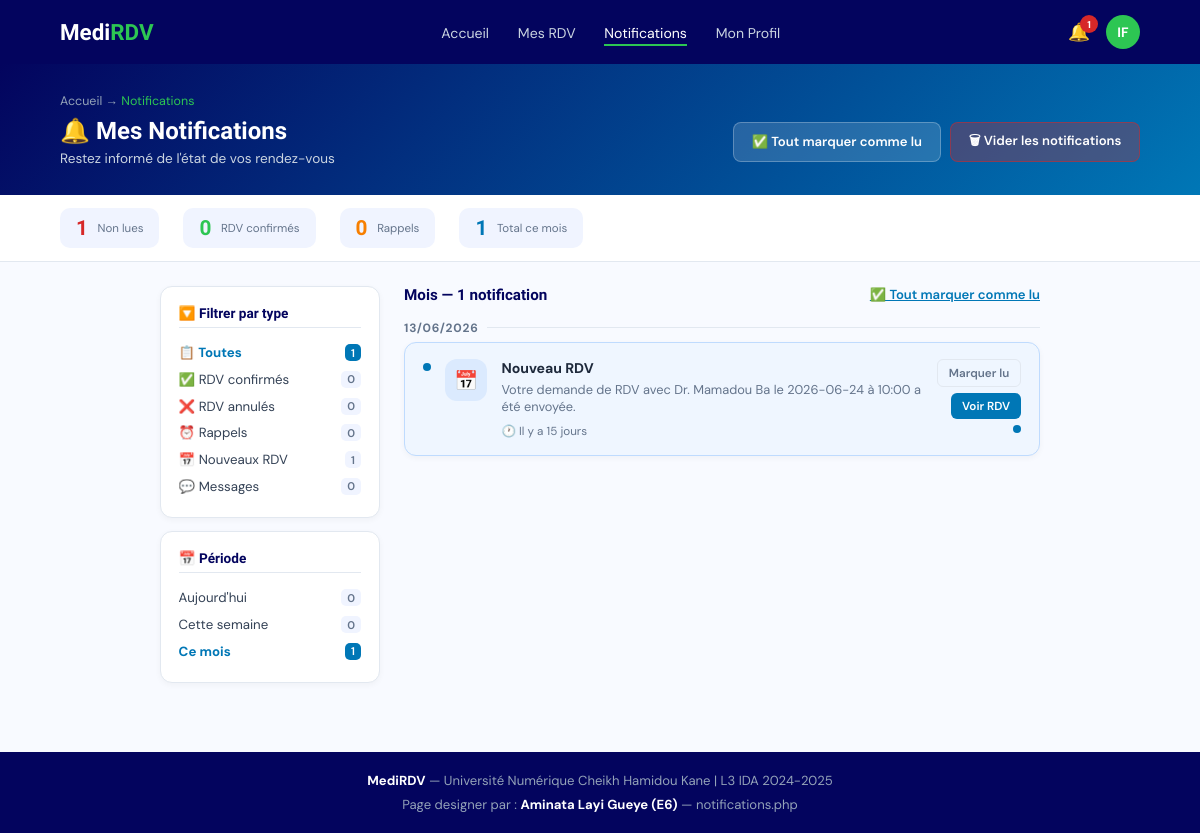
The app's page /pages/notifications.php?periode=mois (signed in) with its own data.
### tables this page shows
CREATE TABLE IF NOT EXISTS `notifications` (
  `id` int NOT NULL AUTO_INCREMENT,
  `id_destinataire` int NOT NULL,
  `type_user` enum('patient','medecin') NOT NULL,
  `type_notif` enum('rdv_confirme','rdv_annule','rappel','nouveau_rdv','message') NOT NULL,
  `message` text NOT NULL,
  `id_rdv` int DEFAULT NULL,
  `lu` tinyint(1) DEFAULT '0',
  `date_envoi` timestamp NULL DEFAULT CURRENT_TIMESTAMP,
  PRIMARY KEY (`id`),
  KEY `id_rdv` (`id_rdv`)
);

CREATE TABLE IF NOT EXISTS `patients` (
  `id` int NOT NULL AUTO_INCREMENT,
  `nom` varchar(100) NOT NULL,
  `prenom` varchar(100) NOT NULL,
  `email` varchar(150) NOT NULL,
  `telephone` varchar(20) NOT NULL,
  `date_naissance` date NOT NULL,
  `groupe_sanguin` enum('A+','A-','B+','B-','AB+','AB-','O+','O-') DEFAULT NULL,
  `taille` decimal(5,2) DEFAULT NULL,
  `poids` decimal(5,2) DEFAULT NULL,
  `mot_de_passe` varchar(255) NOT NULL,
  `photo` varchar(255) DEFAULT NULL,
  `statut` enum('actif','suspendu','supprime') DEFAULT 'actif',
  `date_inscription` timestamp NULL DEFAULT CURRENT_TIMESTAMP,
  PRIMARY KEY (`id`),
  UNIQUE KEY `email` (`email`)
);

### includes/fonctions.php (called while the page is built, shortened)
<?php
function getRole() { return $_SESSION['role'] ?? null; }
?>

### pages/notifications.php (the view, shortened to what this page needs)
<?php
require_once __DIR__ . '/../includes/connexion.php';
require_once __DIR__ . '/../includes/fonctions.php';
$user_id = $_SESSION['user_id'];
$role = getRole();
$type_user = $role === 'patient' ? 'patient' : ($role === 'medecin' ? 'medecin' : 'admin');
$stats = [
    'non_lues' => $pdo->query("SELECT COUNT(*) FROM notifications WHERE id_destinataire = $user_id AND type_user = '$type_user' AND lu = 0")->fetchColumn(),
    'rdv_confirme' => $pdo->query("SELECT COUNT(*) FROM notifications WHERE id_destinataire = $user_id AND type_user = '$type_user' AND type_notif = 'rdv_confirme' AND lu = 0")->fetchColumn(),
    'rappel' => $pdo->query("SELECT COUNT(*) FROM notifications WHERE id_destinataire = $user_id AND type_user = '$type_user' AND type_notif = 'rappel' AND lu = 0")->fetchColumn(),
    'total_mois' => $pdo->query("SELECT COUNT(*) FROM notifications WHERE id_destinataire = $user_id AND type_user = '$type_user' AND date_envoi >= DATE_SUB(CURDATE(), INTERVAL 30 DAY)")->fetchColumn(),
];
$filtre_type = $_GET['type'] ?? 'toutes';
$filtre_periode = $_GET['periode'] ?? 'aujourdhui';
$sql = "SELECT * FROM notifications WHERE id_destinataire = :user_id AND type_user = :type_user";
$params = [':user_id' => $user_id, ':type_user' => $type_user];
if ($filtre_periode === 'aujourdhui') {
    $sql .= " AND DATE(date_envoi) = CURDATE()";
} elseif ($filtre_periode === 'semaine') {
    $sql .= " AND date_envoi >= DATE_SUB(CURDATE(), INTERVAL 7 DAY)";
} elseif ($filtre_periode === 'mois') {
    $sql .= " AND date_envoi >= DATE_SUB(CURDATE(), INTERVAL 30 DAY)";
}
$sql .= " ORDER BY date_envoi DESC";
$stmt = $pdo->prepare($sql);
foreach ($params as $key => $value) {
    $stmt->bindValue($key, $value);
}
$stmt->execute();
$notifications = $stmt->fetchAll(PDO::FETCH_ASSOC);
$types_stats = $pdo->query("
    SELECT type_notif, COUNT(*) AS nb
    FROM notifications
    WHERE id_destinataire = $user_id AND type_user = '$type_user'
    GROUP BY type_notif
")->fetchAll(PDO::FETCH_KEY_PAIR);
function timeAgo($date) {
    $diff = (new DateTime())->diff(new DateTime($date));
    if ($diff->days > 0) {
        return 'Il y a ' . $diff->days . ' jours';
    }
    return 'À l\'instant';
}
function getNotifIcon($type) {
    $icons = [
        'rdv_confirme' => ['icon' => '✅', 'bg' => '#DCFCE7'],
        'rdv_annule' => ['icon' => '❌', 'bg' => '#FEE2E2'],
        'rappel' => ['icon' => '⏰', 'bg' => '#FFEDD5'],
        'nouveau_rdv' => ['icon' => '📅', 'bg' => '#DBEAFE'],
        'message' => ['icon' => '💬', 'bg' => '#F3E8FF'],
    ];
    return $icons[$type] ?? ['icon' => '📌', 'bg' => '#F1F5F9'];
}
function getNotifLabel($type) {
    $labels = [
        'rdv_confirme' => 'RDV confirmé',
        'rdv_annule' => 'RDV annulé',
        'rappel' => 'Rappel',
        'nouveau_rdv' => 'Nouveau RDV',
        'message' => 'Message',
    ];
    return $labels[$type] ?? 'Notification';
}
if ($role === 'patient') {
    $stmt = $pdo->prepare("SELECT * FROM patients WHERE id = :id LIMIT 1");
    $stmt->execute([':id' => $user_id]);
    $user = $stmt->fetch(PDO::FETCH_ASSOC);
} elseif ($role === 'medecin') {
    $stmt = $pdo->prepare("SELECT * FROM medecins WHERE id = :id LIMIT 1");
    $stmt->execute([':id' => $user_id]);
    $user = $stmt->fetch(PDO::FETCH_ASSOC);
} else {
    $stmt = $pdo->prepare("SELECT * FROM admins WHERE id = :id LIMIT 1");
    $stmt->execute([':id' => $user_id]);
    $user = $stmt->fetch(PDO::FETCH_ASSOC);
}
$initiales = strtoupper(substr($user['prenom'] ?? $user['nom'], 0, 1) . substr($user['nom'] ?? '', 0, 1));
$dashboard = $role === 'patient' ? 'dashboard_patient.php' : ($role === 'medecin' ? 'dashboard_medecin.php' : 'dashboard_admin.php');
?>
<!DOCTYPE html>
<html lang="fr">
<head>
    <link rel="stylesheet" href="https://cdnjs.cloudflare.com/ajax/libs/font-awesome/6.4.0/css/all.min.css">
</head>
<body>
<nav>
    <a href="<?=$dashboard?>" class="nav-logo">Medi<span>RDV</span></a>
    <ul class="nav-links" id="navLinks">
        <li><a href="<?=$dashboard?>">Accueil</a></li>
        <?php if($role === 'patient'): ?>
            <li><a href="mes_rdv.php">Mes RDV</a></li>
        <?php elseif($role === 'medecin'): ?>
            <li><a href="mon_agenda.php">Mon Agenda</a></li>
        <?php endif; ?>
        <li><a href="notifications.php" class="active">Notifications</a></li>
        <li><a href="<?=$role === 'patient' ? 'profil_patient.php' : ($role === 'medecin' ? 'profil_medecin.php' : 'profil_admin.php')?>">Mon Profil</a></li>
    </ul>
    <div class="nav-right">
        <a href="notifications.php" class="notif-bell">
            🔔
            <?php if($stats['non_lues'] > 0): ?>
                <div class="badge"><?=$stats['non_lues']?></div>
            <?php endif; ?>
        </a>
        <a href="<?=$role === 'patient' ? 'profil_patient.php' : ($role === 'medecin' ? 'profil_medecin.php' : 'profil_admin.php')?>" class="avatar">
            <?php if(!empty($user['photo']) && file_exists(__DIR__.'/../assets/uploads/'.$user['photo'])): ?>
                <img src="../assets/uploads/<?=htmlspecialchars($user['photo'])?>" alt="">
            <?php else: ?>
                <?=$initiales?>
            <?php endif; ?>
        </a>
    </div>
</nav>
<div class="page-hdr">
    <div class="breadcrumb">Accueil → <span>Notifications</span></div>
    <div class="hdr-inner">
        <div>
            <h1>🔔 Mes Notifications</h1>
            <p>Restez informé de l'état de vos rendez-vous</p>
        </div>
        <div class="hdr-actions">
            <a href="?action=mark_all_read" class="hdr-btn">✅ Tout marquer comme lu</a>
            <a href="?action=delete_all" class="hdr-btn red" onclick="return confirm('Supprimer toutes les notifications ?')">🗑 Vider les notifications</a>
        </div>
    </div>
</div>
<div class="stats-row">
    <div class="st"><div class="st-num" style="color:var(--red)"><?=$stats['non_lues']?></div><div class="st-lbl">Non lues</div></div>
    <div class="st"><div class="st-num" style="color:var(--green)"><?=$stats['rdv_confirme']?></div><div class="st-lbl">RDV confirmés</div></div>
    <div class="st"><div class="st-num" style="color:var(--orange)"><?=$stats['rappel']?></div><div class="st-lbl">Rappels</div></div>
    <div class="st"><div class="st-num" style="color:var(--blue)"><?=$stats['total_mois']?></div><div class="st-lbl">Total ce mois</div></div>
</div>
<div class="main">
    <div class="sidebar">
        <div class="f-card">
            <h5>🔽 Filtrer par type</h5>
            <a href="?type=toutes" class="f-opt <?=$filtre_type==='toutes'?'active':''?>">📋 Toutes <span class="cnt"><?=array_sum($types_stats)?></span></a>
            <a href="?type=rdv_confirme" class="f-opt <?=$filtre_type==='rdv_confirme'?'active':''?>">✅ RDV confirmés <span class="cnt"><?=$types_stats['rdv_confirme'] ?? 0?></span></a>
            <a href="?type=rdv_annule" class="f-opt <?=$filtre_type==='rdv_annule'?'active':''?>">❌ RDV annulés <span class="cnt"><?=$types_stats['rdv_annule'] ?? 0?></span></a>
            <a href="?type=rappel" class="f-opt <?=$filtre_type==='rappel'?'active':''?>">⏰ Rappels <span class="cnt"><?=$types_stats['rappel'] ?? 0?></span></a>
            <a href="?type=nouveau_rdv" class="f-opt <?=$filtre_type==='nouveau_rdv'?'active':''?>">📅 Nouveaux RDV <span class="cnt"><?=$types_stats['nouveau_rdv'] ?? 0?></span></a>
            <a href="?type=message" class="f-opt <?=$filtre_type==='message'?'active':''?>">💬 Messages <span class="cnt"><?=$types_stats['message'] ?? 0?></span></a>
        </div>
        <div class="f-card">
            <h5>📅 Période</h5>
            <a href="?periode=aujourdhui" class="f-opt <?=$filtre_periode==='aujourdhui'?'active':''?>">Aujourd'hui <span class="cnt"><?=$pdo->query("SELECT COUNT(*) FROM notifications WHERE id_destinataire = $user_id AND type_user = '$type_user' AND DATE(date_envoi) = CURDATE()")->fetchColumn()?></span></a>
            <a href="?periode=semaine" class="f-opt <?=$filtre_periode==='semaine'?'active':''?>">Cette semaine <span class="cnt"><?=$pdo->query("SELECT COUNT(*) FROM notifications WHERE id_destinataire = $user_id AND type_user = '$type_user' AND date_envoi >= DATE_SUB(CURDATE(), INTERVAL 7 DAY)")->fetchColumn()?></span></a>
            <a href="?periode=mois" class="f-opt <?=$filtre_periode==='mois'?'active':''?>">Ce mois <span class="cnt"><?=$pdo->query("SELECT COUNT(*) FROM notifications WHERE id_destinataire = $user_id AND type_user = '$type_user' AND date_envoi >= DATE_SUB(CURDATE(), INTERVAL 30 DAY)")->fetchColumn()?></span></a>
        </div>
    </div>
    <div class="notif-list">
        <div class="list-header">
            <h3><?=ucfirst($filtre_periode)?> — <?=count($notifications)?> notification<?=count($notifications)>1?'s':''?></h3>
            <?php if(count($notifications) > 0): ?>
                <a href="?action=mark_all_read" class="mark-all">✅ Tout marquer comme lu</a>
            <?php endif; ?>
        </div>
        <?php if(empty($notifications)): ?>
            <div class="empty">
                <div class="empty-icon">🔔</div>
                <h3>Aucune notification</h3>
                <p>Vous n'avez pas de nouvelles notifications pour le moment.</p>
            </div>
        <?php else: ?>
            <?php
            $date_courante = '';
            foreach($notifications as $n):
                $date_notif = date('Y-m-d', strtotime($n['date_envoi']));
                if($date_notif != $date_courante):
                    $date_courante = $date_notif;
                    $dt = new DateTime($n['date_envoi']);
                    $label = $dt->format('d/m/Y');
            ?>
                <div class="date-group"><?=$label?></div>
                <?php endif;
                $is_unread = $n['lu'] == 0;
                $icon = getNotifIcon($n['type_notif']);
                $bg_class = $is_unread ? 'unread' : 'read';
                if($n['type_notif'] === 'rappel' && $is_unread) $bg_class = 'unread-orange';
                elseif($n['type_notif'] === 'rdv_confirme' && $is_unread) $bg_class = 'unread-green';
                elseif($n['type_notif'] === 'rdv_annule' && $is_unread) $bg_class = 'unread-red';
                elseif($n['type_notif'] === 'nouveau_rdv' && $is_unread) $bg_class = 'unread';
            ?>
            <div class="notif-item <?=$bg_class?>">
                <?php if($is_unread): ?>
                    <div class="unread-dot"></div>
                <?php endif; ?>
                <div class="notif-icon" style="background:<?=$icon['bg']?>"><?=$icon['icon']?></div>
                <div class="notif-body">
                    <div class="notif-title"><?=getNotifLabel($n['type_notif'])?></div>
                    <div class="notif-msg"><?=htmlspecialchars($n['message'])?></div>
                    <div class="notif-time">🕐 <?=timeAgo($n['date_envoi'])?></div>
                </div>
                <div class="notif-action">
                    <?php if($is_unread): ?>
                        <a href="?action=mark_read&id=<?=$n['id']?>" class="n-btn outline">Marquer lu</a>
                    <?php endif; ?>
                    <?php if($n['id_rdv']): ?>
                        <a href="detail_rdv.php?id=<?=$n['id_rdv']?>" class="n-btn blue">Voir RDV</a>
                    <?php endif; ?>
                    <div class="read-mark <?=$is_unread?'':'read'?>"></div>
                </div>
            </div>
            <?php endforeach; ?>
        <?php endif; ?>
    </div>
</div>
<footer>
    <p><strong>MediRDV</strong> — Université Numérique Cheikh Hamidou Kane | L3 IDA 2024-2025</p>
    <p style="margin-top:.4rem">Page designer par : <strong>Aminata Layi Gueye (E6)</strong> — notifications.php</p>
</footer>
</body>
</html>

### records on screen
notifications: id_rdv "1", lu "0", date_envoi "13/06/2026", type_notif "📅", type_notif "Nouveau RDV", message "Votre demande de RDV avec Dr. Mamadou Ba le 2026-06-24 à 10:00 a été envoyée.", date_envoi "Il y a 15 jours"
patients: initiales "IF"

### other values on screen
array_sum($types_stats) "1"
$types_stats['rdv_confirme'] "0"
$types_stats['rdv_annule'] "0"
$types_stats['rappel'] "0"
$types_stats['nouveau_rdv'] "1"
$types_stats['message'] "0"
$filtre_periode "Mois"
count($notifications) "1"
